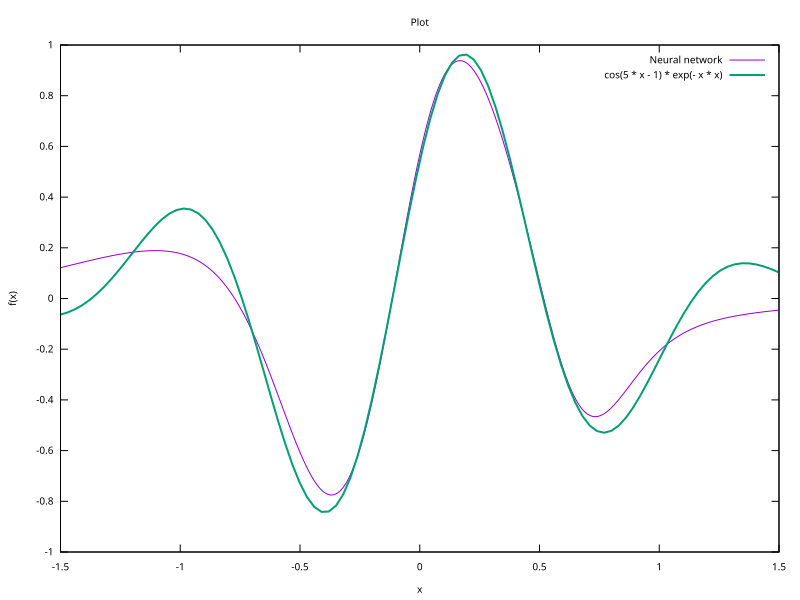

This figure's gnuplot source:
set terminal svg size 800,600 enhanced font 'Verdana,10' background "white"
set output 'Fit.svg'

# Set titles and labels
set title "Plot"
set xlabel "x"
set ylabel "f(x)"

# Define the function
f(x) = cos(5 * x - 1) * exp(- x * x)

# Plot the function
plot "Out.Fit.txt" using 1:2 w l title 'Neural network', \
     f(x) title 'cos(5 * x - 1) * exp(- x * x)' lw 2
